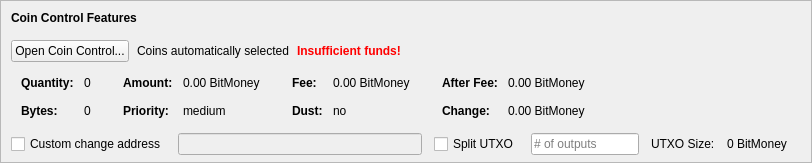
    <widget class="QFrame" name="frameCoinControl">
     <property name="sizePolicy">
      <sizepolicy hsizetype="Expanding" vsizetype="Expanding">
       <horstretch>0</horstretch>
       <verstretch>0</verstretch>
      </sizepolicy>
     </property>
     <property name="maximumSize">
      <size>
       <width>16777215</width>
       <height>16777215</height>
      </size>
     </property>
     <property name="frameShape">
      <enum>QFrame::StyledPanel</enum>
     </property>
     <property name="frameShadow">
      <enum>QFrame::Sunken</enum>
     </property>
     <layout class="QVBoxLayout" name="verticalLayoutCoinControl2">
      <property name="spacing">
       <number>0</number>
      </property>
      <property name="leftMargin">
       <number>0</number>
      </property>
      <property name="topMargin">
       <number>0</number>
      </property>
      <property name="rightMargin">
       <number>0</number>
      </property>
      <property name="bottomMargin">
       <number>6</number>
      </property>
      <item>
       <layout class="QVBoxLayout" name="verticalLayoutCoinControl" stretch="0,0,0,0,1">
        <property name="spacing">
         <number>0</number>
        </property>
        <property name="leftMargin">
         <number>10</number>
        </property>
        <property name="topMargin">
         <number>10</number>
        </property>
        <item>
         <layout class="QHBoxLayout" name="horizontalLayoutCoinControl1">
          <property name="bottomMargin">
           <number>15</number>
          </property>
          <item>
           <widget class="QLabel" name="labelCoinControlFeatures">
            <property name="sizePolicy">
             <sizepolicy hsizetype="Preferred" vsizetype="Maximum">
              <horstretch>0</horstretch>
              <verstretch>0</verstretch>
             </sizepolicy>
            </property>
            <property name="font">
             <font>
              <weight>75</weight>
              <bold>true</bold>
             </font>
            </property>
            <property name="styleSheet">
             <string notr="true">font-weight:bold;</string>
            </property>
            <property name="text">
             <string>Coin Control Features</string>
            </property>
           </widget>
          </item>
         </layout>
        </item>
        <item>
         <layout class="QHBoxLayout" name="horizontalLayoutCoinControl2" stretch="0,0,0,0">
          <property name="spacing">
           <number>8</number>
          </property>
          <property name="bottomMargin">
           <number>10</number>
          </property>
          <item>
           <widget class="QPushButton" name="pushButtonCoinControl">
            <property name="styleSheet">
             <string notr="true"/>
            </property>
            <property name="text">
             <string>Open Coin Control...</string>
            </property>
            <property name="autoDefault">
             <bool>false</bool>
            </property>
           </widget>
          </item>
          <item>
           <widget class="QLabel" name="labelCoinControlAutomaticallySelected">
            <property name="text">
             <string>Coins automatically selected</string>
            </property>
            <property name="margin">
             <number>5</number>
            </property>
           </widget>
          </item>
          <item>
           <widget class="QLabel" name="labelCoinControlInsuffFunds">
            <property name="font">
             <font>
              <weight>75</weight>
              <bold>true</bold>
             </font>
            </property>
            <property name="styleSheet">
             <string notr="true">color:red;font-weight:bold;</string>
            </property>
            <property name="text">
             <string>Insufficient funds!</string>
            </property>
            <property name="margin">
             <number>5</number>
            </property>
           </widget>
          </item>
          <item>
           <spacer name="horizontalSpacerCoinControl">
            <property name="orientation">
             <enum>Qt::Horizontal</enum>
            </property>
            <property name="sizeHint" stdset="0">
             <size>
              <width>40</width>
              <height>1</height>
             </size>
            </property>
           </spacer>
          </item>
         </layout>
        </item>
        <item>
         <widget class="QWidget" name="widgetCoinControl" native="true">
          <property name="sizePolicy">
           <sizepolicy hsizetype="Preferred" vsizetype="Preferred">
            <horstretch>0</horstretch>
            <verstretch>0</verstretch>
           </sizepolicy>
          </property>
          <property name="minimumSize">
           <size>
            <width>0</width>
            <height>0</height>
           </size>
          </property>
          <property name="styleSheet">
           <string notr="true"/>
          </property>
          <layout class="QHBoxLayout" name="horizontalLayoutCoinControl5">
           <property name="leftMargin">
            <number>0</number>
           </property>
           <property name="topMargin">
            <number>0</number>
           </property>
           <property name="rightMargin">
            <number>0</number>
           </property>
           <property name="bottomMargin">
            <number>0</number>
           </property>
           <item>
            <layout class="QHBoxLayout" name="horizontalLayoutCoinControl3" stretch="0,0,0,1">
             <property name="spacing">
              <number>20</number>
             </property>
             <property name="topMargin">
              <number>0</number>
             </property>
             <property name="bottomMargin">
              <number>10</number>
             </property>
             <item>
              <layout class="QFormLayout" name="formLayoutCoinControl1">
               <property name="horizontalSpacing">
                <number>10</number>
               </property>
               <property name="verticalSpacing">
                <number>14</number>
               </property>
               <property name="leftMargin">
                <number>10</number>
               </property>
               <property name="topMargin">
                <number>4</number>
               </property>
               <property name="rightMargin">
                <number>6</number>
               </property>
               <item row="0" column="0">
                <widget class="QLabel" name="labelCoinControlQuantityText">
                 <property name="font">
                  <font>
                   <weight>75</weight>
                   <bold>true</bold>
                  </font>
                 </property>
                 <property name="text">
                  <string>Quantity:</string>
                 </property>
                 <property name="margin">
                  <number>0</number>
                 </property>
                </widget>
               </item>
               <item row="0" column="1">
                <widget class="QLabel" name="labelCoinControlQuantity">
                 <property name="cursor">
                  <cursorShape>IBeamCursor</cursorShape>
                 </property>
                 <property name="contextMenuPolicy">
                  <enum>Qt::ActionsContextMenu</enum>
                 </property>
                 <property name="text">
                  <string notr="true">0</string>
                 </property>
                 <property name="margin">
                  <number>0</number>
                 </property>
                 <property name="textInteractionFlags">
                  <set>Qt::LinksAccessibleByMouse|Qt::TextSelectableByKeyboard|Qt::TextSelectableByMouse</set>
                 </property>
                </widget>
               </item>
               <item row="1" column="0">
                <widget class="QLabel" name="labelCoinControlBytesText">
                 <property name="font">
                  <font>
                   <weight>75</weight>
                   <bold>true</bold>
                  </font>
                 </property>
                 <property name="text">
                  <string>Bytes:</string>
                 </property>
                </widget>
               </item>
               <item row="1" column="1">
                <widget class="QLabel" name="labelCoinControlBytes">
                 <property name="cursor">
                  <cursorShape>IBeamCursor</cursorShape>
                 </property>
                 <property name="contextMenuPolicy">
                  <enum>Qt::ActionsContextMenu</enum>
                 </property>
                 <property name="text">
                  <string notr="true">0</string>
                 </property>
                 <property name="textInteractionFlags">
                  <set>Qt::LinksAccessibleByMouse|Qt::TextSelectableByKeyboard|Qt::TextSelectableByMouse</set>
                 </property>
                </widget>
               </item>
              </layout>
             </item>
             <item>
              <layout class="QFormLayout" name="formLayoutCoinControl2">
               <property name="horizontalSpacing">
                <number>10</number>
               </property>
               <property name="verticalSpacing">
                <number>14</number>
               </property>
               <property name="leftMargin">
                <number>6</number>
               </property>
               <property name="topMargin">
                <number>4</number>
               </property>
               <property name="rightMargin">
                <number>6</number>
               </property>
               <item row="0" column="0">
                <widget class="QLabel" name="labelCoinControlAmountText">
                 <property name="font">
                  <font>
                   <weight>75</weight>
                   <bold>true</bold>
                  </font>
                 </property>
                 <property name="text">
                  <string>Amount:</string>
                 </property>
                 <property name="margin">
                  <number>0</number>
                 </property>
                </widget>
               </item>
               <item row="0" column="1">
                <widget class="QLabel" name="labelCoinControlAmount">
                 <property name="cursor">
                  <cursorShape>IBeamCursor</cursorShape>
                 </property>
                 <property name="contextMenuPolicy">
                  <enum>Qt::ActionsContextMenu</enum>
                 </property>
                 <property name="text">
                  <string notr="true">0.00 BitMoney</string>
                 </property>
                 <property name="textInteractionFlags">
                  <set>Qt::LinksAccessibleByMouse|Qt::TextSelectableByKeyboard|Qt::TextSelectableByMouse</set>
                 </property>
                </widget>
               </item>
               <item row="1" column="0">
                <widget class="QLabel" name="labelCoinControlPriorityText">
                 <property name="font">
                  <font>
                   <weight>75</weight>
                   <bold>true</bold>
                  </font>
                 </property>
                 <property name="text">
                  <string>Priority:</string>
                 </property>
                </widget>
               </item>
               <item row="1" column="1">
                <widget class="QLabel" name="labelCoinControlPriority">
                 <property name="cursor">
                  <cursorShape>IBeamCursor</cursorShape>
                 </property>
                 <property name="contextMenuPolicy">
                  <enum>Qt::ActionsContextMenu</enum>
                 </property>
                 <property name="text">
                  <string>medium</string>
                 </property>
                 <property name="textInteractionFlags">
                  <set>Qt::LinksAccessibleByMouse|Qt::TextSelectableByKeyboard|Qt::TextSelectableByMouse</set>
                 </property>
                </widget>
               </item>
              </layout>
             </item>
             <item>
              <layout class="QFormLayout" name="formLayoutCoinControl3">
               <property name="horizontalSpacing">
                <number>10</number>
               </property>
               <property name="verticalSpacing">
                <number>14</number>
               </property>
               <property name="leftMargin">
                <number>6</number>
               </property>
               <property name="topMargin">
                <number>4</number>
               </property>
               <property name="rightMargin">
                <number>6</number>
               </property>
               <item row="0" column="0">
                <widget class="QLabel" name="labelCoinControlFeeText">
                 <property name="font">
                  <font>
                   <weight>75</weight>
                   <bold>true</bold>
                  </font>
                 </property>
                 <property name="text">
                  <string>Fee:</string>
                 </property>
                 <property name="margin">
                  <number>0</number>
                 </property>
                </widget>
               </item>
               <item row="0" column="1">
                <widget class="QLabel" name="labelCoinControlFee">
                 <property name="cursor">
                  <cursorShape>IBeamCursor</cursorShape>
                 </property>
                 <property name="contextMenuPolicy">
                  <enum>Qt::ActionsContextMenu</enum>
                 </property>
                 <property name="text">
                  <string notr="true">0.00 BitMoney</string>
                 </property>
                 <property name="textInteractionFlags">
                  <set>Qt::LinksAccessibleByMouse|Qt::TextSelectableByKeyboard|Qt::TextSelectableByMouse</set>
                 </property>
                </widget>
               </item>
               <item row="1" column="0">
                <widget class="QLabel" name="labelCoinControlLowOutputText">
                 <property name="font">
                  <font>
                   <weight>75</weight>
                   <bold>true</bold>
                  </font>
                 </property>
                 <property name="text">
                  <string>Dust:</string>
                 </property>
                </widget>
               </item>
               <item row="1" column="1">
                <widget class="QLabel" name="labelCoinControlLowOutput">
                 <property name="cursor">
                  <cursorShape>IBeamCursor</cursorShape>
                 </property>
                 <property name="contextMenuPolicy">
                  <enum>Qt::ActionsContextMenu</enum>
                 </property>
                 <property name="text">
                  <string>no</string>
                 </property>
                 <property name="textInteractionFlags">
                  <set>Qt::LinksAccessibleByMouse|Qt::TextSelectableByKeyboard|Qt::TextSelectableByMouse</set>
                 </property>
                </widget>
               </item>
              </layout>
             </item>
             <item>
              <layout class="QFormLayout" name="formLayoutCoinControl4">
               <property name="horizontalSpacing">
                <number>10</number>
               </property>
               <property name="verticalSpacing">
                <number>14</number>
               </property>
               <property name="leftMargin">
                <number>6</number>
               </property>
               <property name="topMargin">
                <number>4</number>
               </property>
               <property name="rightMargin">
                <number>6</number>
               </property>
               <item row="0" column="0">
                <widget class="QLabel" name="labelCoinControlAfterFeeText">
                 <property name="font">
                  <font>
                   <weight>75</weight>
                   <bold>true</bold>
                  </font>
                 </property>
                 <property name="text">
                  <string>After Fee:</string>
                 </property>
                 <property name="margin">
                  <number>0</number>
                 </property>
                </widget>
               </item>
               <item row="0" column="1">
                <widget class="QLabel" name="labelCoinControlAfterFee">
                 <property name="cursor">
                  <cursorShape>IBeamCursor</cursorShape>
                 </property>
                 <property name="contextMenuPolicy">
                  <enum>Qt::ActionsContextMenu</enum>
                 </property>
                 <property name="text">
                  <string notr="true">0.00 BitMoney</string>
                 </property>
                 <property name="textInteractionFlags">
                  <set>Qt::LinksAccessibleByMouse|Qt::TextSelectableByKeyboard|Qt::TextSelectableByMouse</set>
                 </property>
                </widget>
               </item>
               <item row="1" column="0">
                <widget class="QLabel" name="labelCoinControlChangeText">
                 <property name="font">
                  <font>
                   <weight>75</weight>
                   <bold>true</bold>
                  </font>
                 </property>
                 <property name="text">
                  <string>Change:</string>
                 </property>
                </widget>
               </item>
               <item row="1" column="1">
                <widget class="QLabel" name="labelCoinControlChange">
                 <property name="cursor">
                  <cursorShape>IBeamCursor</cursorShape>
                 </property>
                 <property name="contextMenuPolicy">
                  <enum>Qt::ActionsContextMenu</enum>
                 </property>
                 <property name="text">
                  <string notr="true">0.00 BitMoney</string>
                 </property>
                 <property name="textInteractionFlags">
                  <set>Qt::LinksAccessibleByMouse|Qt::TextSelectableByKeyboard|Qt::TextSelectableByMouse</set>
                 </property>
                </widget>
               </item>
              </layout>
             </item>
            </layout>
           </item>
          </layout>
         </widget>
        </item>
        <item>
         <layout class="QHBoxLayout" name="horizontalLayoutCoinControl4" stretch="0,0,0,0,0,0,0">
          <property name="spacing">
           <number>12</number>
          </property>
          <property name="sizeConstraint">
           <enum>QLayout::SetDefaultConstraint</enum>
          </property>
          <property name="topMargin">
           <number>5</number>
          </property>
          <property name="rightMargin">
           <number>5</number>
          </property>
          <item>
           <widget class="QCheckBox" name="checkBoxCoinControlChange">
            <property name="toolTip">
             <string>If this is activated, but the change address is empty or invalid, change will be sent to a newly generated address.</string>
            </property>
            <property name="text">
             <string>Custom change address</string>
            </property>
           </widget>
          </item>
          <item>
           <widget class="QValidatedLineEdit" name="lineEditCoinControlChange">
            <property name="enabled">
             <bool>false</bool>
            </property>
            <property name="sizePolicy">
             <sizepolicy hsizetype="Expanding" vsizetype="Fixed">
              <horstretch>0</horstretch>
              <verstretch>0</verstretch>
             </sizepolicy>
            </property>
           </widget>
          </item>
          <item>
           <widget class="QCheckBox" name="splitBlockCheckBox">
            <property name="text">
             <string>Split UTXO</string>
            </property>
           </widget>
          </item>
          <item>
           <widget class="QLineEdit" name="splitBlockLineEdit">
            <property name="sizePolicy">
             <sizepolicy hsizetype="Fixed" vsizetype="Fixed">
              <horstretch>50</horstretch>
              <verstretch>0</verstretch>
             </sizepolicy>
            </property>
            <property name="placeholderText">
             <string># of outputs</string>
            </property>
           </widget>
          </item>
          <item>
           <widget class="QLabel" name="labelBlockSizeText">
            <property name="text">
             <string>UTXO Size:</string>
            </property>
           </widget>
          </item>
          <item>
           <widget class="QLabel" name="labelBlockSize">
            <property name="text">
             <string>0 BitMoney</string>
            </property>
           </widget>
          </item>
          <item>
           <widget class="QLabel" name="labelCoinControlChangeLabel">
            <property name="sizePolicy">
             <sizepolicy hsizetype="Preferred" vsizetype="Expanding">
              <horstretch>0</horstretch>
              <verstretch>0</verstretch>
             </sizepolicy>
            </property>
            <property name="minimumSize">
             <size>
              <width>0</width>
              <height>0</height>
             </size>
            </property>
            <property name="text">
             <string/>
            </property>
            <property name="margin">
             <number>3</number>
            </property>
           </widget>
          </item>
         </layout>
        </item>
        <item>
         <spacer name="verticalSpacerCoinControl">
          <property name="orientation">
           <enum>Qt::Vertical</enum>
          </property>
          <property name="sizeHint" stdset="0">
           <size>
            <width>800</width>
            <height>1</height>
           </size>
          </property>
         </spacer>
        </item>
       </layout>
      </item>
     </layout>
    </widget>
